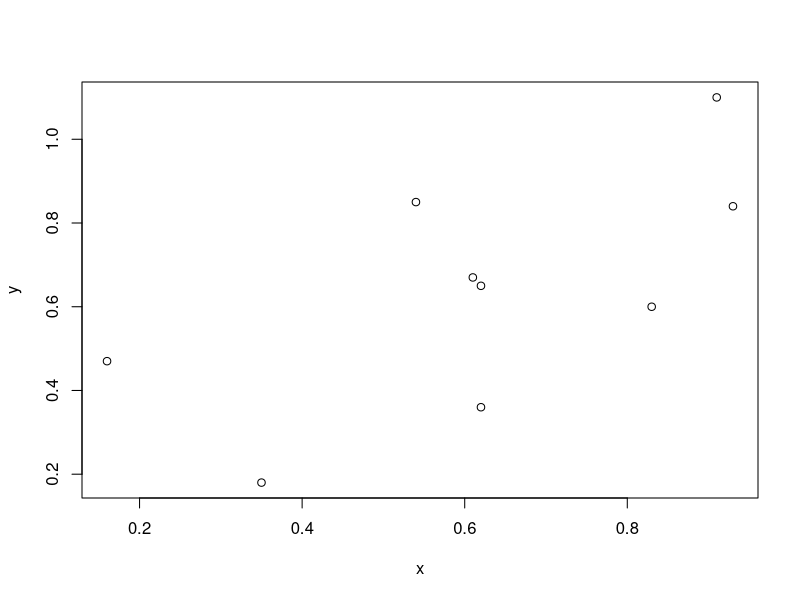
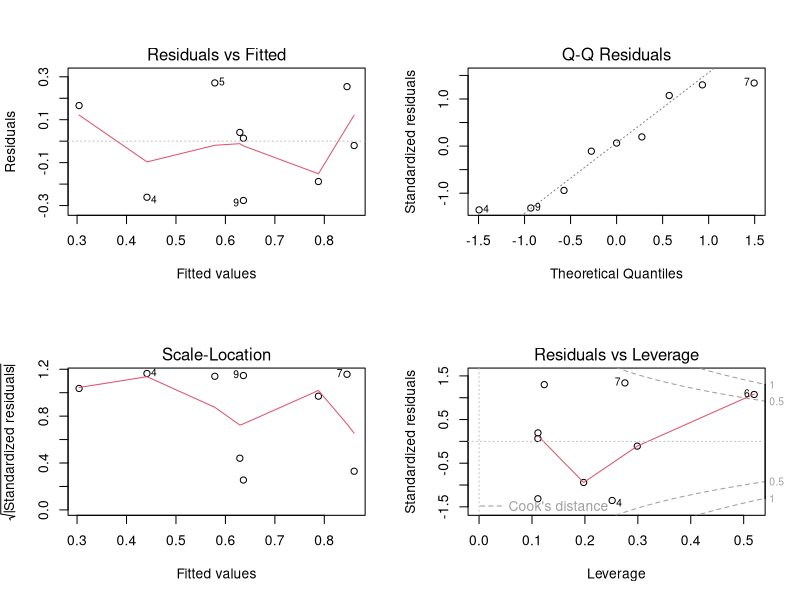

Write R code to recreate these figures, in order.
## Regression Models Course 7

## Quiz 2

## Q1 ###

## https://www.zoology.ubc.ca/~schluter/R/fit-model/

x <- c(0.61, 0.93, 0.83, 0.35, 0.54, 0.16, 0.91, 0.62, 0.62)
y <- c(0.67, 0.84, 0.6, 0.18, 0.85, 0.47, 1.1, 0.65, 0.36)

plot(x,y)

fit <-lm(y ~ x)

## this plots the residuals vs fittted, Normal Q-Q, Scale-Location, Residuals vs Leverage
par(mfrow=c(2,2))      
plot(fit)
summary(fit)

#### test NULL hypothesis mean = 0 - get pvalue
summary(lm(y ~ x))
  
## Q2 ###
summary(fit)$sigma
  
## Q3 ###
#http://www.r-tutor.com/elementary-statistics/simple-linear-regression/prediction-interval-linear-regression
summary(mtcars)
attach(mtcars)

mpg.lm <- lm( mpg ~ wt )

avgwt <- mean(wt)
newdata = data.frame(wt=avgwt)
#interval type as "confidence", and use the default 0.95 confidence level.
predict(mpg.lm, newdata, interval="confidence") 
detach(mtcars)

## method 2

mpg.lm <- lm( mpg ~ wt , data = mtcars)
fit <- lm( mpg ~ I(wt - mean(wt) ), data=mtcars)
confint(fit)






## Q4 ###
#[, 6]	 wt	 Weight (1000 lbs)
?mtcars 

## Q5 ###

attach(mtcars)

mpg.lm <- lm( mpg ~ wt )

avgwt <- mean(wt)
newdata = data.frame(wt=3)
#interval type as "confidence", and use the default 0.95 confidence level.
predict(mpg.lm, newdata, interval="predict") 
detach(mtcars)

#slope <- fit$coefficients[2]
#intercept <-fit$coefficients[1]
#y = mx + b
 #slope * 3 + intercept

## Q6 ###
#68-95-99.7 
mpg.lm <- lm( mpg ~ wt , data = mtcars)
fit <- lm( mpg ~ I(wt - mean(wt) ), data=mtcars)
# take slope and multiply by 2
confint(fit)[2]*2   



 

 ## Q9 ###  ???
 fit <- lm( mtcars$mpg ~ mtcars$wt )
 
 
 num <- sum((mtcars$mpg - fitted.values(fit))^2)
 
 ## only intercept
 denom <- sum((mtcars$mpg - mean(mtcars$mpg))^2)   
 
num/denom

